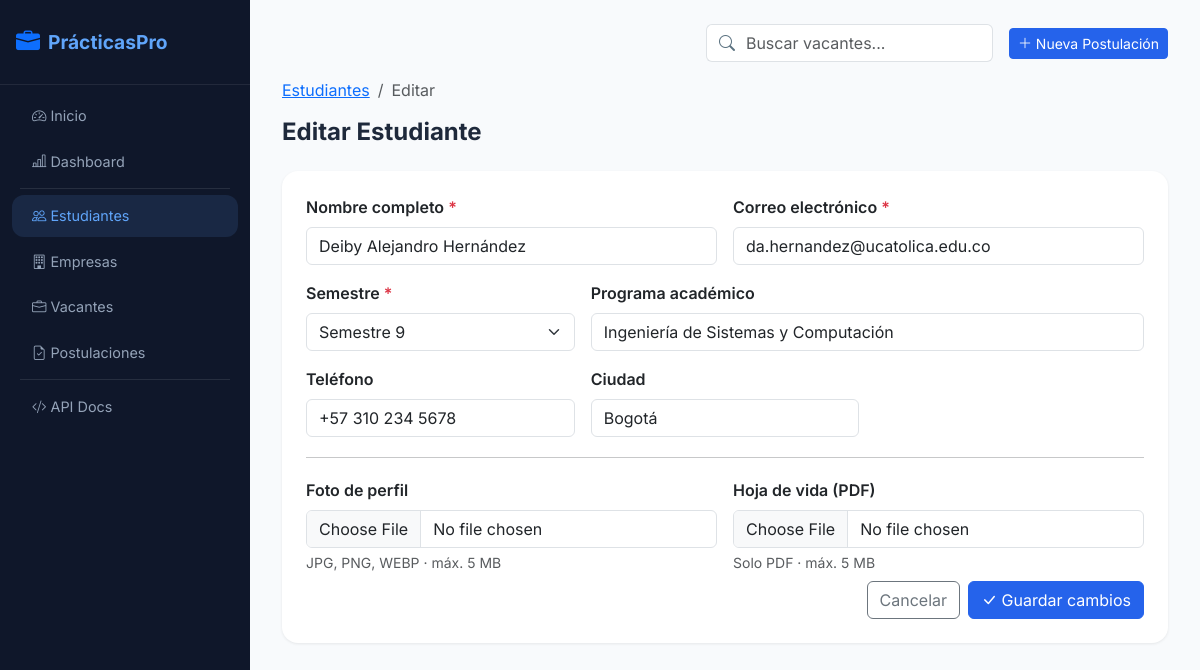
Page /estudiantes/1/editar on the committed database.
### app/models/models.py (models this page shows)
class Estudiante(Base):
    __tablename__ = "estudiantes"
    id           = Column(Integer, primary_key=True, index=True)
    nombre       = Column(String(100), nullable=False)
    correo       = Column(String(150), unique=True, nullable=False, index=True)
    semestre     = Column(Integer, nullable=False)
    programa     = Column(String(100), default="Ingeniería de Sistemas")
    telefono     = Column(String(20))
    ciudad       = Column(String(80), default="Bogotá")
    foto_perfil  = Column(String(500))
    hoja_vida    = Column(String(500))   # PDF en Cloudinary
    activo       = Column(Boolean, default=True)
    created_at   = Column(DateTime, default=datetime.utcnow)
    updated_at   = Column(DateTime, default=datetime.utcnow, onupdate=datetime.utcnow)
    postulaciones = relationship("Postulacion", back_populates="estudiante", cascade="all, delete-orphan")

### app/routers/estudiantes.py (the view)
@router.get("/{id}/editar", response_class=HTMLResponse)
async def form_editar_estudiante(request: Request, id: int, db: Session = Depends(get_db)):
    estudiante = EstudianteRepository.obtener(db, id)
    if not estudiante:
        raise HTTPException(status_code=404)
    return templates.TemplateResponse("estudiantes/form.html", {
        "request": request,
        "estudiante": estudiante,
        "accion": "editar",
        "semestres": list(range(1, 11)),
    })

### app/templates/estudiantes/form.html (shortened to what this page needs)
{% extends "partials/base.html" %}
{% block content %}
<div class="mb-4">
  <nav aria-label="breadcrumb">
    <ol class="breadcrumb">
      <li class="breadcrumb-item"><a href="/estudiantes/">Estudiantes</a></li>
      <li class="breadcrumb-item active">{{ 'Editar' if accion == 'editar' else 'Nuevo' }}</li>
    </ol>
  </nav>
  <h4 class="fw-bold mb-0">
    {{ 'Editar Estudiante' if accion == 'editar' else 'Registrar Nuevo Estudiante' }}
  </h4>
</div>
<div class="card">
  <div class="card-body p-4">
    <form method="post"
          action="{{ '/estudiantes/' + estudiante.id|string + '/editar' if accion == 'editar' else '/estudiantes/nuevo' }}"
          enctype="multipart/form-data" novalidate id="formEstudiante">
      <div class="row g-3">
        <div class="col-md-6">
          <label class="form-label fw-semibold">Nombre completo <span class="text-danger">*</span></label>
          <input type="text" name="nombre" class="form-control" required minlength="3" maxlength="100"
                 value="{{ estudiante.nombre if estudiante else (form_data.nombre if form_data else '') }}"
                 placeholder="Ej: María Camila Torres" />
        </div>
        <div class="col-md-6">
          <label class="form-label fw-semibold">Correo electrónico <span class="text-danger">*</span></label>
          <input type="email" name="correo" class="form-control" required
                 value="{{ estudiante.correo if estudiante else (form_data.correo if form_data else '') }}"
                 placeholder="correo@ucatolica.edu.co"
                 {% if accion == 'editar' %}readonly{% endif %} />
        </div>
        <div class="col-md-4">
          <label class="form-label fw-semibold">Semestre <span class="text-danger">*</span></label>
          <select name="semestre" class="form-select" required>
            {% for s in semestres %}
            <option value="{{ s }}" {{ 'selected' if (estudiante and estudiante.semestre == s) or (form_data and form_data.semestre == s) else '' }}>
              Semestre {{ s }}
            </option>
            {% endfor %}
          </select>
        </div>
        <div class="col-md-8">
          <label class="form-label fw-semibold">Programa académico</label>
          <input type="text" name="programa" class="form-control"
                 value="{{ estudiante.programa if estudiante else 'Ingeniería de Sistemas' }}"
                 placeholder="Ingeniería de Sistemas y Computación" />
        </div>
        <div class="col-md-4">
          <label class="form-label fw-semibold">Teléfono</label>
          <input type="tel" name="telefono" class="form-control"
                 value="{{ estudiante.telefono if estudiante else '' }}"
                 placeholder="+57 300 000 0000"
                 pattern="^\+?[0-9\s\-]{7,20}$" />
        </div>
        <div class="col-md-4">
          <label class="form-label fw-semibold">Ciudad</label>
          <input type="text" name="ciudad" class="form-control"
                 value="{{ estudiante.ciudad if estudiante else 'Bogotá' }}"
                 placeholder="Bogotá" />
        </div>
        <div class="col-12"><hr class="my-1"/></div>
        <div class="col-md-6">
          <label class="form-label fw-semibold">Foto de perfil</label>
          <input type="file" name="foto_perfil" class="form-control" accept="image/*" id="fotoInput" />
          <div class="form-text">JPG, PNG, WEBP · máx. 5 MB</div>
        </div>
        <div class="col-md-6">
          <label class="form-label fw-semibold">Hoja de vida (PDF)</label>
          <input type="file" name="hoja_vida" class="form-control" accept="application/pdf" />
          <div class="form-text">Solo PDF · máx. 5 MB</div>
        </div>
        <div class="col-12 d-flex gap-2 justify-content-end mt-2">
          <a href="{{ '/estudiantes/' + estudiante.id|string if accion == 'editar' else '/estudiantes/' }}"
             class="btn btn-outline-secondary">Cancelar</a>
          <button type="submit" class="btn btn-primary">
            <i class="bi bi-check-lg"></i>
            {{ 'Guardar cambios' if accion == 'editar' else 'Registrar estudiante' }}
          </button>
        </div>
      </div>
    </form>
  </div>
</div>
{% endblock %}

### app/static/css/custom.css (style rules this page uses)
:root { --pp-primary: #2563eb; --pp-secondary: #6d28d9; --pp-surface: #ffffff; --pp-surface-alt: #f8fbff; --pp-text: #0f172a; --pp-muted: #64748b; --pp-border: rgba(37, 99, 235, 0.12); }
body { font-family: 'Inter', sans-serif; background: linear-gradient(180deg, #f8fbff 0%, #eef2ff 100%); color: var(--pp-text); }
.card, .hero-card, .overview-card { border-radius: 1.35rem; box-shadow: 0 22px 60px rgba(15, 23, 42, 0.08); border: 1px solid rgba(148, 163, 184, 0.12); }
.btn-primary { background-color: var(--pp-primary); border-color: var(--pp-primary); }

### app/templates/partials/base.html (style rules this page uses)
:root { --pp-primary: #2563eb; --pp-secondary: #7c3aed; --pp-success: #059669; --pp-warning: #d97706; --pp-danger: #dc2626; --pp-dark: #0f172a; --pp-bg: #f8fafc; }
body { font-family: 'Inter', sans-serif; background: var(--pp-bg); color: #1e293b; }
.card { border: none; border-radius: 1rem; box-shadow: 0 1px 3px rgba(0,0,0,.08); }

### rows in the picture
Estudiante: nombre "Deiby Alejandro Hernández", correo "da.hernandez@ucatolica.edu.co", programa "Ingeniería de Sistemas y Computación", telefono "+57 310 234 5678", ciudad "Bogotá"

### other values in the picture
{{ 'Editar' if accion == 'editar' else 'Nuevo' }} "Editar"
{{ 'Guardar cambios' if accion == 'editar' else 'Registrar estudiante' }} "Guardar cambios"
